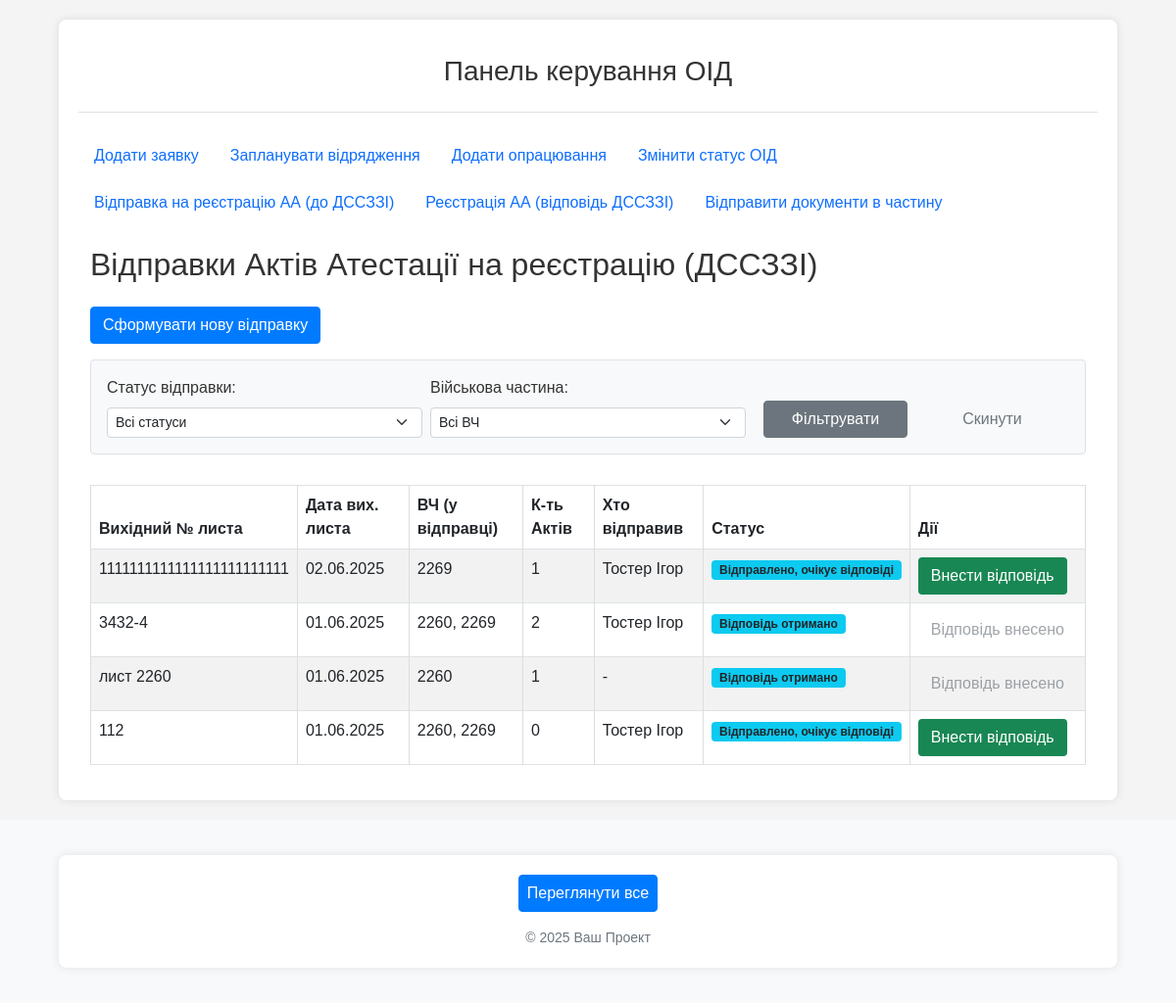
Page /oids/attestation-registrations/ on the earlier database version.
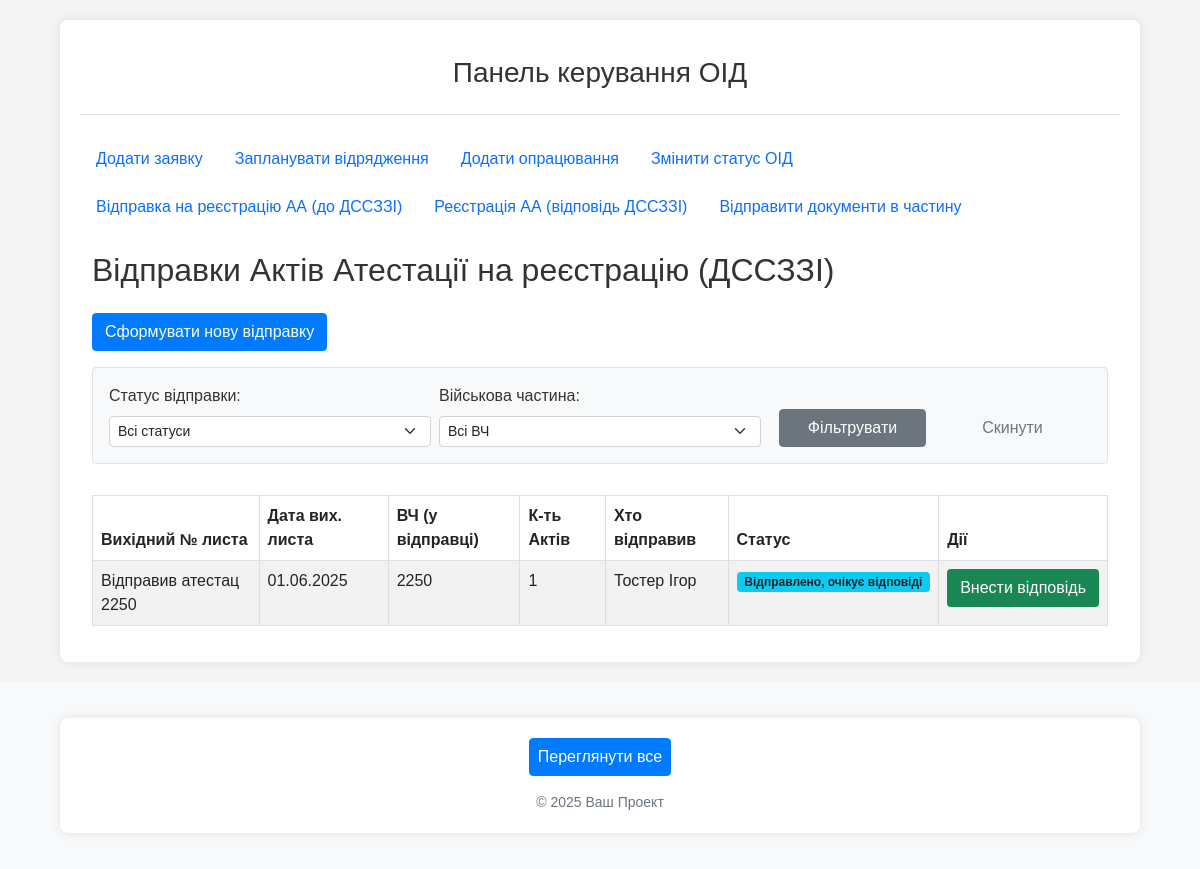
Same page on the later database version.
### oids/models.py (models this page shows, shortened)
class AttestationRegistration(models.Model):
    units = models.ManyToManyField(
        Unit,
        verbose_name="Військові частини (акти яких включено)",
        related_name='sent_for_attestation_registrations',
        blank=True
    )
    outgoing_letter_number = models.CharField(
        max_length=50,
        verbose_name="Вихідний номер листа до ДССЗЗІ"
    )
    outgoing_letter_date = models.DateField(
        verbose_name="Дата вихідного листа"
    )
    sent_by = models.ForeignKey(
        Person,
        on_delete=models.SET_NULL,
        null=True,
        blank=True,
        verbose_name="Хто відправив лист",
        related_name='sent_attestation_packages'
    )
    status = models.CharField(
        max_length=25,
        choices=AttestationRegistrationStatusChoices.choices,
        default=AttestationRegistrationStatusChoices.SENT,
        verbose_name="Статус відправки"
    )
    note = models.TextField(
        blank=True,
        null=True,
        verbose_name="Примітка до відправки"
    )
    created_at = models.DateTimeField(auto_now_add=True, verbose_name="Дата створення запису")
    updated_at = models.DateTimeField(auto_now=True, verbose_name="Дата останнього оновлення")
    class Meta:
        verbose_name = "Відправка актів на реєстрацію (ДССЗЗІ)"
        verbose_name_plural = "Відправки актів на реєстрацію (ДССЗЗІ)"
        ordering = ['-outgoing_letter_date', '-id']

class Unit(models.Model):
    territorial_management = models.ForeignKey(
        TerritorialManagement,
        on_delete=models.SET_NULL, # Якщо ТУ видаляється, частина може залишитися, але без прив'язки до ТУ.
        null=True,
        blank=True,
        verbose_name="Територіальне управління",
        related_name='units' # Дозволить отримати всі частини для ТУ: `tu_instance.units.all()`
    )
    code = models.CharField(max_length=50, unique=True, verbose_name="Код частини (номер)")
    name = models.CharField(max_length=255, verbose_name="Назва військової частини", blank=True, null=True) # Можливо, назва не завжди потрібна, якщо є код
    city = models.CharField(max_length=100, verbose_name="Місто розташування") # Збільшив max_length для міст
    distance_from_gu = models.PositiveIntegerField(verbose_name="Відстань від ГУ (км)", blank=True, null=True) # Змінив на PositiveIntegerField
    unit_groups = models.ManyToManyField(
        UnitGroup,
        blank=True,
        verbose_name="Групи військових частин",
        related_name='units' # Дозволить отримати всі частини для групи: `group_instance.units.all()`
    )
    note = models.TextField(verbose_name="Примітки", blank=True, null=True)
    class Meta:
        verbose_name = "Військова частина"
        verbose_name_plural = "Військові частини"

class Person(models.Model):
    full_name = models.CharField(max_length=255, verbose_name="Прізвище, ім'я") # Змінив name на full_name
    position = models.CharField(max_length=255, verbose_name="Посада")
    is_active = models.BooleanField(default=True, verbose_name="Активний") # Додав поле активності
    class Meta:
        verbose_name = "Виконавець"
        verbose_name_plural = "Виконавці"

### oids/views.py (the view)
# urls.py: path('attestation-registrations/', views.attestation_registration_list_view, name='list_attestation_registrations'),
def attestation_registration_list_view(request):
    registration_list_queryset = AttestationRegistration.objects.select_related(
        'sent_by'
    ).prefetch_related(
        'units',
        'registered_documents' # related_name з Document.attestation_registration_sent
    ).order_by('-outgoing_letter_date', '-id')
    filter_status = request.GET.get('status')
    filter_unit_id_str = request.GET.get('unit_id')
    if filter_status:
        registration_list_queryset = registration_list_queryset.filter(status=filter_status)
    current_filter_unit_id = None
    if filter_unit_id_str and filter_unit_id_str.isdigit():
        current_filter_unit_id = int(filter_unit_id_str)
        registration_list_queryset = registration_list_queryset.filter(units__id=current_filter_unit_id).distinct()
    paginator = Paginator(registration_list_queryset, 25) # 25 записів на сторінку
    page_number = request.GET.get('page')
    page_obj = paginator.get_page(page_number)
    context = {
        'page_title': 'Відправки Актів Атестації на реєстрацію (ДССЗЗІ)',
        'object_list': page_obj,
        'page_obj': page_obj,
        'status_choices': AttestationRegistrationStatusChoices.choices, # Для фільтра
        'all_units': Unit.objects.all().order_by('code'), # Для фільтра
        'current_filter_status': filter_status,
        'current_filter_unit_id': current_filter_unit_id,
    }
    return render(request, 'oids/lists/attestation_registration_list.html', context)

### oids/templates/oids/lists/attestation_registration_list.html (shortened to what this page needs)
{% extends "oids/base.html" %}
{% block content %}
<div class="container-fluid">
    <h2 class="mb-4">{{ page_title }}</h2>
    <a href="{% url 'oids:send_attestation_for_registration' %}" class="btn btn-primary mb-3">
         Сформувати нову відправку
    </a>
    <form method="get" class="mb-3 p-3 border bg-light rounded">
        <div class="row g-2">
            <div class="col-md-4">
                <label for="id_filter_status" class="form-label">Статус відправки:</label>
                <select name="status" id="id_filter_status" class="form-select form-select-sm">
                    <option value="">Всі статуси</option>
                </select>
            </div>
            <div class="col-md-4">
                <label for="id_filter_unit" class="form-label">Військова частина:</label>
                 <select name="unit_id" id="id_filter_unit" class="form-select form-select-sm">
                    <option value="">Всі ВЧ</option>
                </select>
            </div>
            <div class="col-md-2 d-flex align-items-end">
                <button type="submit" class="btn btn-secondary btn-sm w-100">Фільтрувати</button>
            </div>
            <div class="col-md-2 d-flex align-items-end">
                <a href="{% url 'oids:list_attestation_registrations' %}" class="btn btn-outline-secondary btn-sm w-100">Скинути</a>
            </div>
        </div>
    </form>
    {% if object_list %}
    <div class="table-responsive">
        <table class="table table-striped table-bordered table-hover">
            <thead class="thead-dark">
                <tr>
                    <th>Вихідний № листа</th>
                    <th>Дата вих. листа</th>
                    <th>ВЧ (у відправці)</th>
                    <th>К-ть Актів</th>
                    <th>Хто відправив</th>
                    <th>Статус</th>
                    <th>Дії</th>
                </tr>
            </thead>
            <tbody>
                {% for reg in object_list %}
                <tr>
                    <td>{{ reg.outgoing_letter_number }}</td>
                    <td>{{ reg.outgoing_letter_date|date:"d.m.Y" }}</td>
                    <td>
                        {% for unit_obj in reg.units.all %}
                            {{ unit_obj.code }}{% if not forloop.last %}, {% endif %}
                        {% empty %}
                            (не вказано)
                        {% endfor %}
                    </td>
                    <td>{{ reg.registered_documents.count }}</td>
                    <td>{{ reg.sent_by.full_name|default:"-" }}</td>
                    <td><span class="badge bg-info text-dark">{{ reg.get_status_display }}</span></td>
                    <td>
                        {% if reg.status == 'sent' %}
                        <a href="{% url 'oids:record_attestation_response_for_registration' reg.id %}" class="btn btn-sm btn-success">
                            Внести відповідь
                        </a>
                        {% elif reg.response_received %}
                         <a href="#" class="btn btn-sm btn-outline-secondary disabled">Відповідь внесено</a>
                        {% endif %}
                    </td>
                </tr>
                {% endfor %}
            </tbody>
        </table>
    </div>
    {% else %}
        <p>Відправки на реєстрацію відсутні.</p>
    {% endif %}
</div>
{% endblock %}

Differences in the rows shown:
removed AttestationRegistration: outgoing_letter_number "1111111111111111111111111", outgoing_letter_date "02.06.2025", registered_documents.count "1", sent_by.full_name "Тостер Ігор", status "Відправлено, очікує відповіді", shows "Внести відповідь"
no longer on this page (row unchanged): Unit: code "2269"
removed AttestationRegistration: outgoing_letter_number "3432-4", outgoing_letter_date "01.06.2025", registered_documents.count "2", sent_by.full_name "Тостер Ігор", status "Відповідь отримано", shows "Відповідь внесено"
no longer on this page (row unchanged): Unit: code "2260"
removed AttestationRegistration: outgoing_letter_number "лист 2260", outgoing_letter_date "01.06.2025", registered_documents.count "1", sent_by.full_name "-", status "Відповідь отримано", shows "Відповідь внесено"
removed AttestationRegistration: outgoing_letter_number "112", outgoing_letter_date "01.06.2025", registered_documents.count "0", sent_by.full_name "Тостер Ігор", status "Відправлено, очікує відповіді", shows "Внести відповідь"
added AttestationRegistration: outgoing_letter_number "Відправив атестац 2250", outgoing_letter_date "01.06.2025", registered_documents.count "1", sent_by.full_name "Тостер Ігор", status "Відправлено, очікує відповіді", shows "Внести відповідь"
now on this page (row unchanged): Unit: code "2250", shown under "Відправив атестац 2250"
